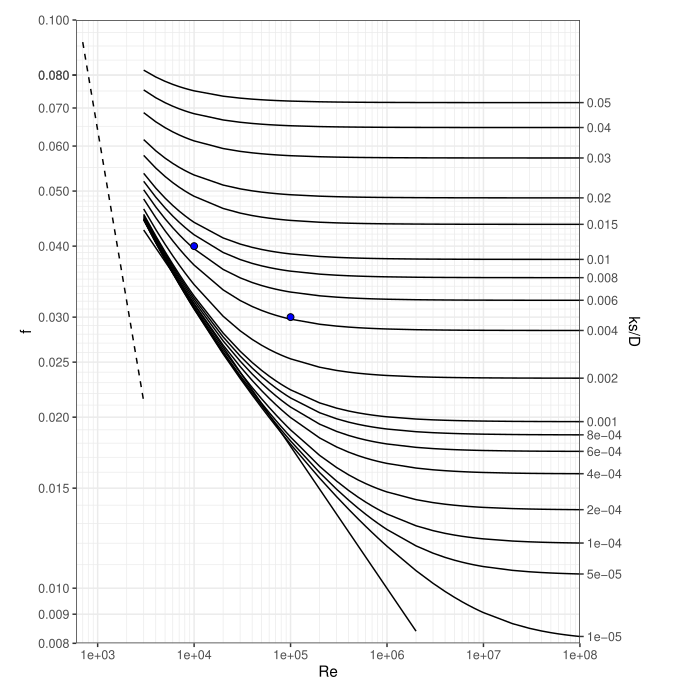

R code for this plot:
pkgname <- "hydraulics"
source(file.path(R.home("share"), "R", "examples-header.R"))
options(warn = 1)
options(pager = "console")
library('hydraulics')

base::assign(".oldSearch", base::search(), pos = 'CheckExEnv')
base::assign(".old_wd", base::getwd(), pos = 'CheckExEnv')
cleanEx()
nameEx("atmos_table")
### * atmos_table

flush(stderr()); flush(stdout())

### Name: atmos_table
### Title: Tabulates into a tibble some properties of the standard
###   atmosphere: temperature, density, and pressure.
### Aliases: atmos_table

### ** Examples


atmos_table(units = 'SI')




cleanEx()
nameEx("atmosprops")
### * atmosprops

flush(stderr()); flush(stdout())

### Name: atmosprops
### Title: Functions to calculate ICAO standard atmospheric properties:
###   temperature, density, and pressure.
### Aliases: atmosprops atmtemp atmpres atmdens

### ** Examples


#Find standard atmospheric temperature at altitude 8000 m
atmtemp(alt = 8000, units = 'SI')

#Find standard atmospheric pressure assuming default altitude of zero (sea-level)
atmpres(units = 'Eng', ret_units = TRUE)

#Find standard atmospheric density at altitude 15000 ft 
atmdens(alt = 15000, units = 'Eng')




cleanEx()
nameEx("colebrook")
### * colebrook

flush(stderr()); flush(stdout())

### Name: colebrook
### Title: Calculates the Darcy-Weisbach Friction Factor f
### Aliases: colebrook velocity reynolds_number

### ** Examples


# A Type 1 problem (solve for hf): US units
D <- 20/12   #diameter of 20 inches
Q <- 4       #flow in ft^3/s
T <- 60      #water temperature in F
ks <- 0.0005 #pipe roughness in ft

f <- colebrook(ks=ks,V=velocity(D,Q), D=D, nu=kvisc(T=T, units="Eng"))




cleanEx()
nameEx("darcyweisbach")
### * darcyweisbach

flush(stderr()); flush(stdout())

### Name: darcyweisbach
### Title: Solves the Darcy-Weisbach Equation for the either head loss
###   (hf), flow rate (Q), diameter (D), or roughness height (ks).
### Aliases: darcyweisbach

### ** Examples


#Type 2 (solving for flow rate, Q): SI Units
D <- .5
L <- 10
hf <- 0.006*L
T <- 20
ks <- 0.000046
darcyweisbach(D = D, hf = hf, L = L, ks = ks, nu = kvisc(T=T, units='SI'), units = c('SI'))

#Type 3 (solving for diameter, D): Eng (US) units
Q <- 37.5     #flow in ft^3/s
L <- 8000     #pipe length in ft
hf <- 215     #head loss due to friction, in ft
T <- 68       #water temperature, F
ks <- 0.0008  #pipe roughness, ft
darcyweisbach(Q = Q, hf = hf, L = L, ks = ks, nu = kvisc(T=T, units='Eng'), units = c('Eng'))




cleanEx()
nameEx("direct_step")
### * direct_step

flush(stderr()); flush(stdout())

### Name: direct_step
### Title: Uses the direct step method to find the distance between two
###   known depths in a trapezoidal channel
### Aliases: direct_step

### ** Examples


#Solving for profile between depths 3.1 ft and 3.4 ft in a rectangular channel
#Flow of 140 ft^3/s, bottom width = 6 ft:
direct_step(So=0.0015, n=0.013, Q=140, y1=3.1, y2=3.4, b=6, m=0, nsteps=2, units="Eng")




cleanEx()
nameEx("hardycross")
### * hardycross

flush(stderr()); flush(stdout())

### Name: hardycross
### Title: Applies the Hardy-Cross method to solve for pipe flows in a
###   network.
### Aliases: hardycross

### ** Examples


#              A----------B --> 0.5m^3/s
#              |\   (4)   |
#              | \        |
#              |  \       |
#              |   \(2)   |
#              |    \     |(5)
#              |(1)  \    |
#              |      \   |
#              |       \  |
#              |        \ |
#              |   (3)   \|
# 0.5m^3/s --> C----------D

#Input pipe characteristics data frame. With K given other columns not needed
dfpipes <- data.frame(
ID = c(1,2,3,4,5),                     #pipe ID
K = c(200,2500,500,800,300)            #resistance used in hf=KQ^2
)
loops <- list(c(1,2,3),c(2,4,5))
Qs <- list(c(0.3,0.1,-0.2),c(-0.1,0.2,-0.3))
hardycross(dfpipes = dfpipes, loops = loops, Qs = Qs, n_iter = 1, units = "SI")




cleanEx()
nameEx("manningc")
### * manningc

flush(stderr()); flush(stdout())

### Name: manningc
### Title: Solves the Manning Equation for gravity flow in a circular pipe
### Aliases: manningc

### ** Examples


#Solving for flow rate, Q: SI Units
manningc(d = 0.6, n = 0.013, Sf = 1./400., y = 0.24, units = "SI")
#returns 0.1 m3/s

#Solving for Sf, if d=600 mm and pipe is to flow half full
manningc(d = 0.6, Q = 0.17, n = 0.013, y = 0.3, units = "SI")
#returns required slope of 0.003

#Solving for diameter, d when given y_d): Eng (US) units
manningc(Q = 83.5, n = 0.015, Sf = 0.0002, y_d = 0.9, units = "Eng")
#returns 7.0 ft required diameter

#Solving for depth, y when given Q: SI units
manningc(Q=0.01, n=0.013, Sf=0.001, d = 0.2, units="SI")
#returns depth  y = 0.158 m, critical depth, yc = 0.085 m

#Solving for depth, y when given Q: SI units, and n variable with depth
manningc(Q=0.01, n=0.013, Sf=0.001, d = 0.2, n_var = TRUE, units="SI")
#returns depth  y = 0.174 m, critical depth, yc = 0.085 m




cleanEx()
nameEx("manningt")
### * manningt

flush(stderr()); flush(stdout())

### Name: manningt
### Title: Solves the Manning Equation for water flow in an open channel
### Aliases: manningt

### ** Examples


#Solving for flow rate, Q, trapezoidal channel: SI Units
manningt(n = 0.013, m = 2, Sf = 0.0005, y = 1.83, b = 3, units = "SI")
#returns Q=22.2 m3/s

#Solving for roughness, n, rectangular channel: Eng units
manningt(Q = 14.56, m = 0, Sf = 0.0004, y = 2.0, b = 4, units = "Eng")
#returns Manning n of 0.016

#Solving for depth, y, triangular channel: SI units
manningt(Q = 1.0, n = 0.011, m = 1, Sf = 0.0065, b = 0, units = "SI")
#returns 0.6 m normal flow depth




cleanEx()
nameEx("moody")
### * moody

flush(stderr()); flush(stdout())

### Name: moody
### Title: Creates a Moody diagram with optional manually added points
### Aliases: moody

### ** Examples


# Draw canonical Moody diagram
moody()

# Draw Moody diagram plotting two additional points
Re = c(10000, 100000)
f = c(0.04, 0.03)
moody( Re = Re, f = f )





cleanEx()
nameEx("pumpcurve")
### * pumpcurve

flush(stderr()); flush(stdout())

### Name: pumpcurve
### Title: Fits a polynomial curve to three or more points from a pump
###   characteristic curve to be used in solving for an operating point of
###   the pump in a piping system.
### Aliases: pumpcurve

### ** Examples


#Input in Eng units - use \code{units} package for easy unit conversion
qgpm <- units::set_units(c(0, 5000, 7850), gallons/minute)
qcfs <- units::set_units(qgpm, ft^3/s)
hft <- c(81, 60, 20) #units are already in ft so setting units is optional
pumpcurve(Q = qcfs, h = hft, eq = "poly2", units = "Eng")




cleanEx()
nameEx("sequent_depth")
### * sequent_depth

flush(stderr()); flush(stdout())

### Name: sequent_depth
### Title: Solves the Momentum Equation for sequent (or conjugate) depth in
###   a trapezoidal channel
### Aliases: sequent_depth

### ** Examples


#Solving for sequent depth: SI Units
#Flow of 0.2 m^3/s, bottom width = 0.5 m, Depth = 0.1 m, side slope = 1:1
sequent_depth(Q=0.2,b=0.5,y=0.1,m=1,units = "SI", ret_units = TRUE)




cleanEx()
nameEx("spec_energy_trap")
### * spec_energy_trap

flush(stderr()); flush(stdout())

### Name: spec_energy_trap
### Title: Creates a specific energy diagram for a trapezoidal channel
### Aliases: spec_energy_trap

### ** Examples


# Draw a specific energy diagram for a cross-section with flow 1, width 2, side slope 3:1 (H:V)
spec_energy_trap(Q = 1.0, b = 2.0, m = 3.0, scale = 4, units = "SI")

# Draw the same specific energy diagram adding lines for depths, y = 0.5 and 0.8 m
spec_energy_trap(Q = 1.0, b = 2.0, m = 3.0, scale = 4, y = c(0.5, 0.8), units = "SI")




cleanEx()
nameEx("systemcurve")
### * systemcurve

flush(stderr()); flush(stdout())

### Name: systemcurve
### Title: Creates a system curve for a piping system using the static head
###   and a coefficient.
### Aliases: systemcurve

### ** Examples


#Input in Eng units. Coefficient can be calculated manually or using 
#other package functions for friction loss in a pipe system using \eqn{Q=1}
ans <- darcyweisbach(Q = 1,D = 20/12, L = 3884, ks = 0.0005, nu = 1.23e-5, units = "Eng")
systemcurve(hs = 30, K = ans$hf, units = "Eng")




cleanEx()
nameEx("water_table")
### * water_table

flush(stderr()); flush(stdout())

### Name: water_table
### Title: Tabulates into a tibble the basic water properties: density,
###   dynamic and kinematic viscosity, saturation vapor pressure, surface
###   tension, and bulk modulus.
### Aliases: water_table

### ** Examples


water_table(units = 'SI')




cleanEx()
nameEx("waterprops")
### * waterprops

flush(stderr()); flush(stdout())

### Name: waterprops
### Title: Functions to calculate water properties: density, specific
###   weight, dynamic and kinematic viscosity, saturation vapor pressure,
###   surface tension, and bulk modulus.
### Aliases: waterprops dvisc dens specwt kvisc svp surf_tension Ev

### ** Examples


#Find kinematic viscocity for water temperature of 55 F
nu = kvisc(T = 55, units = 'Eng')

#Find kinematic viscocity assuming default water temperature of 68 F
nu = kvisc(units = 'Eng')

#Find water density for water temperature of 25 C
rho = dens(T = 25, units = 'SI')

#Find saturation vapor pressure for water temperature of 10 C
vps = svp(T = 10, units = 'SI')

#Find surface tension for water temperature of 10 C
s_tens = surf_tension(T = 10, units = 'SI')




cleanEx()
nameEx("xc_circle")
### * xc_circle

flush(stderr()); flush(stdout())

### Name: xc_circle
### Title: Creates a cross-section plot for a partially filled pipe
### Aliases: xc_circle

### ** Examples


# Draw a cross-section with diameter 1.0 and depth 0.7
xc_circle(y = 0.7, d = 1.0, units = "SI")




cleanEx()
nameEx("xc_trap")
### * xc_trap

flush(stderr()); flush(stdout())

### Name: xc_trap
### Title: Creates a cross-section plot for an open channel
### Aliases: xc_trap

### ** Examples


# Draw a cross-section with depth 1, width 2, side slope 3:1 (H:V)
xc_trap(y = 1.0, b = 2.0, m = 3.0, units = "SI")




### * <FOOTER>
###
cleanEx()
options(digits = 7L)
base::cat("Time elapsed: ", proc.time() - base::get("ptime", pos = 'CheckExEnv'),"\n")
grDevices::dev.off()
###
### Local variables: ***
### mode: outline-minor ***
### outline-regexp: "\\(> \\)?### [*]+" ***
### End: ***
quit('no')
